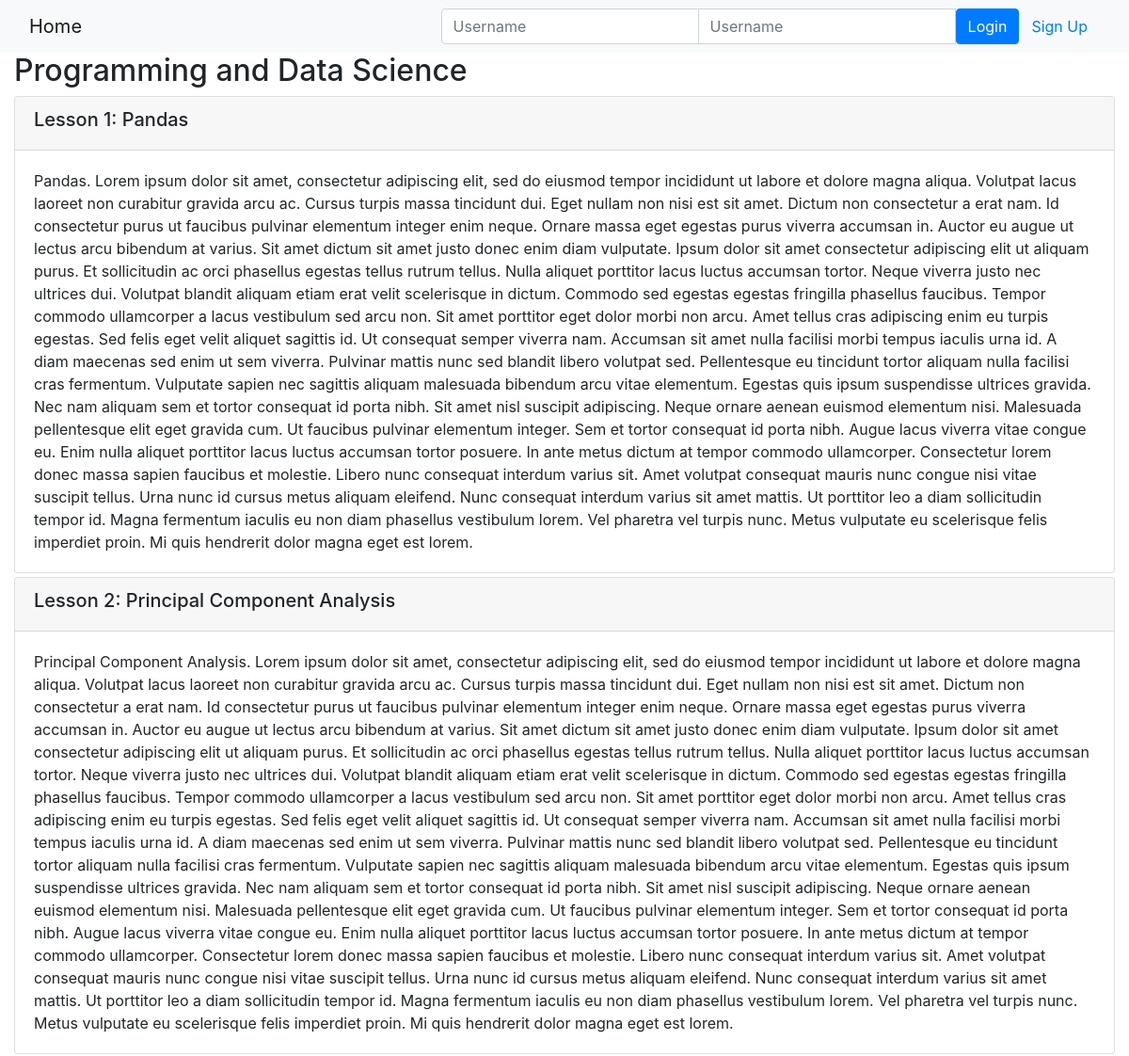
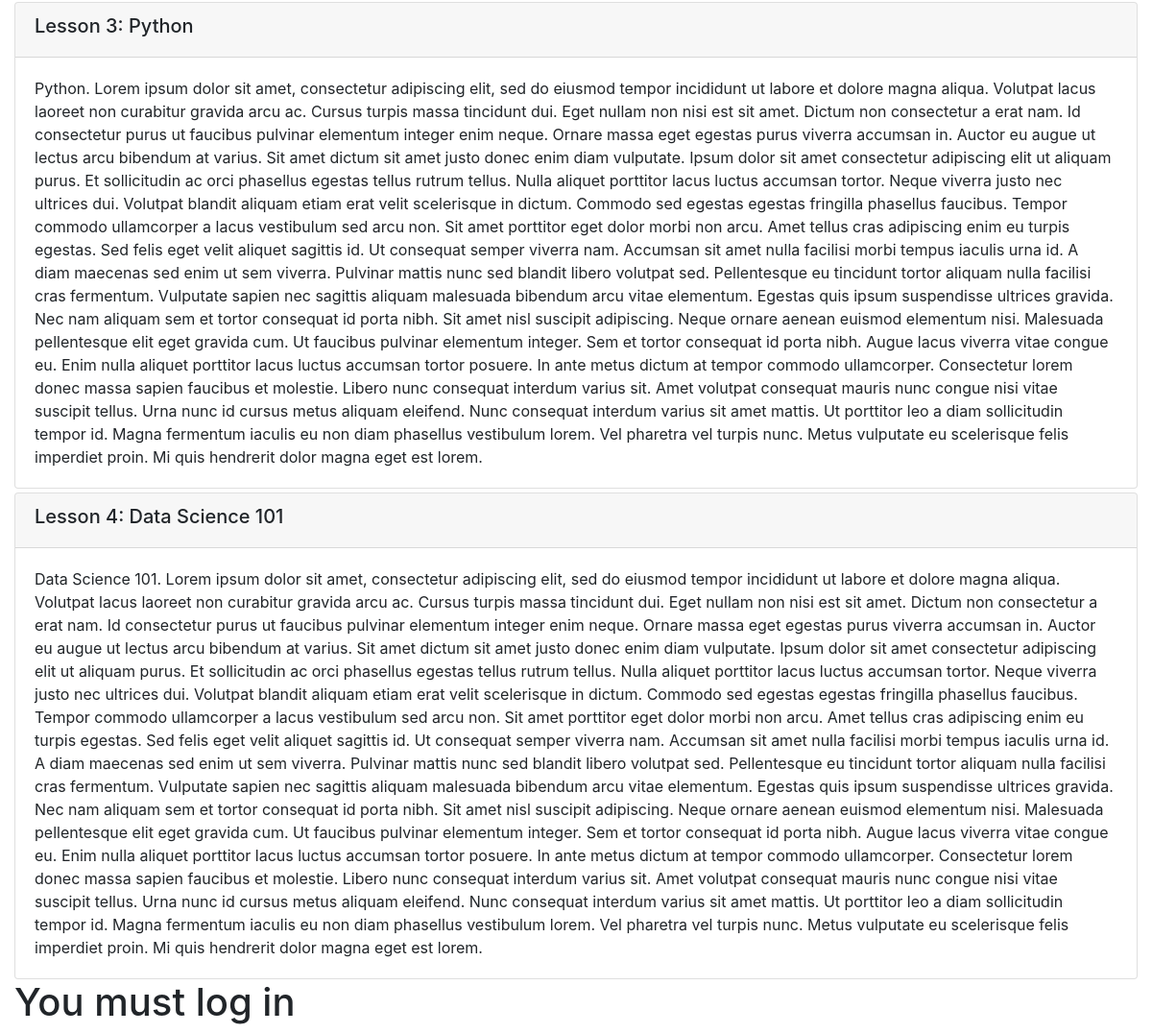
The page /onlinecourse/12/ on the database its author committed (2 pictures, top to bottom).
### onlinecourse/models.py (models this page shows, shortened)
class Course(models.Model):
    name = models.CharField(null=False, max_length=30, default='online course')
    image = models.ImageField(upload_to='course_images/', null=True, blank=True)
    description = models.CharField(max_length=1000)
    pub_date = models.DateField(null=True)
    instructors = models.ManyToManyField(Instructor)
    users = models.ManyToManyField(settings.AUTH_USER_MODEL, through='Enrollment')
    total_enrollment = models.IntegerField(default=0)
    is_enrolled = False

class Lesson(models.Model):
    title = models.CharField(max_length=200, default="title")
    order = models.IntegerField(default=0)
    course = models.ForeignKey(Course, on_delete=models.CASCADE)
    content = models.TextField()

### onlinecourse/views.py (the view)
# urls.py: path('<int:pk>/', views.CourseDetailView.as_view(), name='course_details'),
class CourseDetailView(generic.DetailView):
    model = Course
    template_name = 'onlinecourse/course_detail_bootstrap.html'
    def get_object(self, queryset=None):
        pk = self.kwargs.get('pk') # get the pk passed from the url
        return super().get_object(queryset=queryset)
    def get_context_data(self, **kwargs):
        context = super().get_context_data(**kwargs) # get the default context dictionary
        lessons = models.Lesson.objects.filter(course_id=self.object.pk)
        lesson_pks = [lesson.pk for lesson in lessons]
        questions = models.Question.objects.filter(lesson__in=lesson_pks).distinct()
        context['questions'] = questions # add additional data to the context dictionary
        user = self.request.user
        course = get_object_or_404(Course, pk=self.object.pk)
        is_enrolled = check_if_enrolled(user, course)
        context['is_enrolled'] = is_enrolled
        return context

### onlinecourse/views.py (called while the page is built)
def check_if_enrolled(user, course):
    is_enrolled = False
    if user.id is not None:
        num_results = Enrollment.objects.filter(user=user, course=course).count()
        if num_results > 0:
            is_enrolled = True
    return is_enrolled

### onlinecourse/templates/onlinecourse/course_detail_bootstrap.html (shortened to what this page needs)
<!DOCTYPE html>
<html lang="en">
<head>
     {% load static %}
    <link rel="stylesheet" href="https://maxcdn.bootstrapcdn.com/bootstrap/4.5.2/css/bootstrap.min.css">
</head>
<body>
    <nav class="navbar navbar-light bg-light">
        <div class="container-fluid">
            <div class="navbar-header">
                  <a class="navbar-brand" href="{% url 'onlinecourse:index' %}">Home</a>
            </div>
            <ul class="nav navbar-nav navbar-right">
                {% if user.is_authenticated %}
                <li>
                    <a class="btn btn-link" href="#">{{ user.first_name }}({{ user.username }})</a>
                    <a class="btn btn-link" href="{% url 'onlinecourse:logout' %}">Logout</a>
                </li>
                {% else %}
                <li>
                    <form class="form-inline" action="{% url 'onlinecourse:login' %}" method="post">
                        <div class="input-group">
                            <input type="text" class="form-control" placeholder="Username" name="username" >
                            <input type="password" class="form-control" placeholder="Username" name="psw" >
                            <button class="btn btn-primary" type="submit">Login</button>
                            <a class="btn btn-link" href="{% url 'onlinecourse:registration' %}">Sign Up</a>
                        </div>
                    </form>
                </li>
                {% endif %}
            </ul>
        </div>
    </nav>
    <div class="container-fluid">
            <h2>{{ course.name }}</h2>
            <div class="card-columns-vertical">
                {% for lesson in course.lesson_set.all %}
                    <div class="card mt-1">
                        <div class="card-header"><h5>Lesson {{forloop.counter}}: {{lesson.title}}</h5></div>
                        <div class="card-body">{{lesson.content}}</div>
                    </div>
                {% endfor %}
            </div>
            {% if user.is_authenticated and is_enrolled %}
                <form id="questionform" action="{% url 'onlinecourse:submit' course_id=course.pk %}" method="post">
                    {% for question in questions %}
                        <div class="card mt-1">
                            <div class="card-header"><h5>{{ question.text }}</h5></div>
                            {% csrf_token %}
                            <div class="form-group">
                                {% for choice in question.choice_set.all %}
                                    <div class="form-check">
                                        <label class="form-check-label">
                                            <input type="checkbox" name="choice_{{choice.id}}"
                                                class="form-check-input" id="{{choice.id}}"
                                                value="{{choice.id}}">{{ choice.content }}
                                        </label>
                                    </div>
                                {% endfor %}
                            </div>
                        </div>
                    {% endfor %}
                    <input class="btn btn-success btn-block" type="submit" value="Submit">
                </form>
            {% else %}
                <h1>You must log in</h1>
            {% endif %}
    </div>
</body>
</html>

### rows shown on the page
Course: name "Programming and Data Science"
Lesson: title "Pandas", content "Pandas. Lorem ipsum dolor sit amet, consectetur adipiscing elit, sed do eiusmod tempor incididunt ut labore et dolore magna aliqua. Volutpat lacus laoreet non curabitur gravida arcu ac. Cursus turpis massa tincidunt dui. Eget nullam non nisi est sit amet. Dictum non consectetur a erat nam. Id consectetur purus ut faucibus pulvinar elementum integer enim neque. Ornare massa eget egestas purus viverra accumsan in. Auctor eu augue ut lectus arcu bibendum at varius. Sit amet dictum sit amet justo donec enim diam vulputate. Ipsum dolor sit amet consectetur adipiscing elit ut aliquam purus. Et sollicitudin ac orci phasellus egestas tellus rutrum tellus. Nulla aliquet porttitor lacus luctus…"
Lesson: title "Principal Component Analysis", content "Principal Component Analysis. Lorem ipsum dolor sit amet, consectetur adipiscing elit, sed do eiusmod tempor incididunt ut labore et dolore magna aliqua. Volutpat lacus laoreet non curabitur gravida arcu ac. Cursus turpis massa tincidunt dui. Eget nullam non nisi est sit amet. Dictum non consectetur a erat nam. Id consectetur purus ut faucibus pulvinar elementum integer enim neque. Ornare massa eget egestas purus viverra accumsan in. Auctor eu augue ut lectus arcu bibendum at varius. Sit amet dictum sit amet justo donec enim diam vulputate. Ipsum dolor sit amet consectetur adipiscing elit ut aliquam purus. Et sollicitudin ac orci phasellus egestas tellus rutrum tellus. Nulla aliquet…"
Lesson: title "Python", content "Python. Lorem ipsum dolor sit amet, consectetur adipiscing elit, sed do eiusmod tempor incididunt ut labore et dolore magna aliqua. Volutpat lacus laoreet non curabitur gravida arcu ac. Cursus turpis massa tincidunt dui. Eget nullam non nisi est sit amet. Dictum non consectetur a erat nam. Id consectetur purus ut faucibus pulvinar elementum integer enim neque. Ornare massa eget egestas purus viverra accumsan in. Auctor eu augue ut lectus arcu bibendum at varius. Sit amet dictum sit amet justo donec enim diam vulputate. Ipsum dolor sit amet consectetur adipiscing elit ut aliquam purus. Et sollicitudin ac orci phasellus egestas tellus rutrum tellus. Nulla aliquet porttitor lacus luctus…"
Lesson: title "Data Science 101", content "Data Science 101. Lorem ipsum dolor sit amet, consectetur adipiscing elit, sed do eiusmod tempor incididunt ut labore et dolore magna aliqua. Volutpat lacus laoreet non curabitur gravida arcu ac. Cursus turpis massa tincidunt dui. Eget nullam non nisi est sit amet. Dictum non consectetur a erat nam. Id consectetur purus ut faucibus pulvinar elementum integer enim neque. Ornare massa eget egestas purus viverra accumsan in. Auctor eu augue ut lectus arcu bibendum at varius. Sit amet dictum sit amet justo donec enim diam vulputate. Ipsum dolor sit amet consectetur adipiscing elit ut aliquam purus. Et sollicitudin ac orci phasellus egestas tellus rutrum tellus. Nulla aliquet porttitor lacus…"
